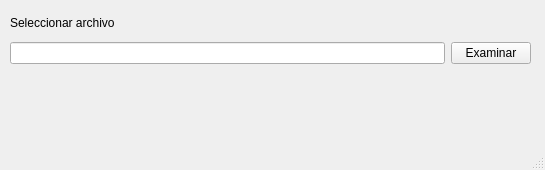
<?xml version="1.0" encoding="UTF-8"?>
<ui version="4.0">
 <class>MainWindow</class>
 <widget class="QMainWindow" name="MainWindow">
  <property name="geometry">
   <rect>
    <x>0</x>
    <y>0</y>
    <width>545</width>
    <height>170</height>
   </rect>
  </property>
  <property name="sizePolicy">
   <sizepolicy hsizetype="Preferred" vsizetype="Preferred">
    <horstretch>0</horstretch>
    <verstretch>0</verstretch>
   </sizepolicy>
  </property>
  <property name="windowTitle">
   <string>MainWindow</string>
  </property>
  <property name="tabShape">
   <enum>QTabWidget::Rounded</enum>
  </property>
  <property name="unifiedTitleAndToolBarOnMac">
   <bool>true</bool>
  </property>
  <widget class="QWidget" name="centralwidget">
   <property name="enabled">
    <bool>true</bool>
   </property>
   <property name="sizePolicy">
    <sizepolicy hsizetype="Preferred" vsizetype="Preferred">
     <horstretch>0</horstretch>
     <verstretch>0</verstretch>
    </sizepolicy>
   </property>
   <widget class="QWidget" name="">
    <property name="geometry">
     <rect>
      <x>10</x>
      <y>10</y>
      <width>521</width>
      <height>54</height>
     </rect>
    </property>
    <layout class="QVBoxLayout" name="verticalLayout" stretch="0,0">
     <property name="spacing">
      <number>6</number>
     </property>
     <property name="bottomMargin">
      <number>0</number>
     </property>
     <item>
      <widget class="QLabel" name="label">
       <property name="text">
        <string>Seleccionar archivo</string>
       </property>
       <property name="scaledContents">
        <bool>false</bool>
       </property>
       <property name="wordWrap">
        <bool>false</bool>
       </property>
      </widget>
     </item>
     <item>
      <layout class="QHBoxLayout" name="horizontalLayout">
       <item>
        <widget class="QLineEdit" name="lineEdit">
         <property name="enabled">
          <bool>true</bool>
         </property>
         <property name="frame">
          <bool>true</bool>
         </property>
         <property name="readOnly">
          <bool>true</bool>
         </property>
         <property name="clearButtonEnabled">
          <bool>false</bool>
         </property>
        </widget>
       </item>
       <item>
        <widget class="QPushButton" name="pushButton">
         <property name="text">
          <string>Examinar</string>
         </property>
        </widget>
       </item>
      </layout>
     </item>
    </layout>
   </widget>
  </widget>
  <widget class="QMenuBar" name="menubar">
   <property name="geometry">
    <rect>
     <x>0</x>
     <y>0</y>
     <width>545</width>
     <height>21</height>
    </rect>
   </property>
  </widget>
  <widget class="QStatusBar" name="statusbar"/>
 </widget>
 <resources/>
 <connections/>
</ui>
